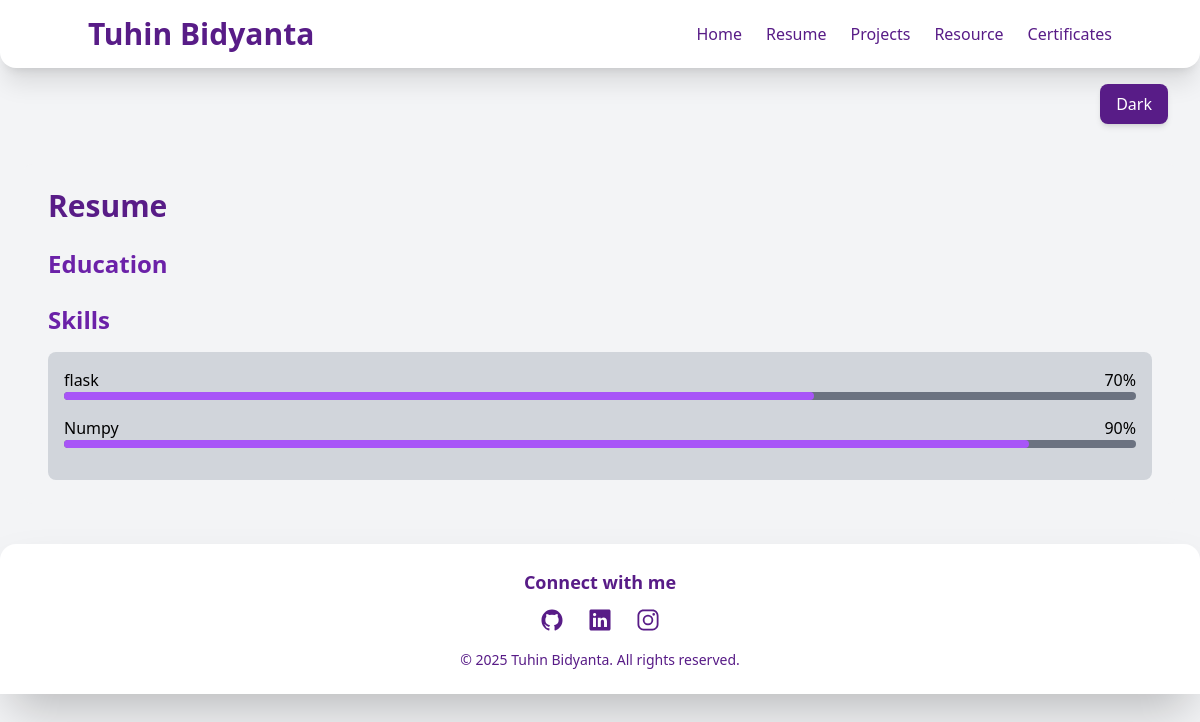
Before: /about with the older database file.
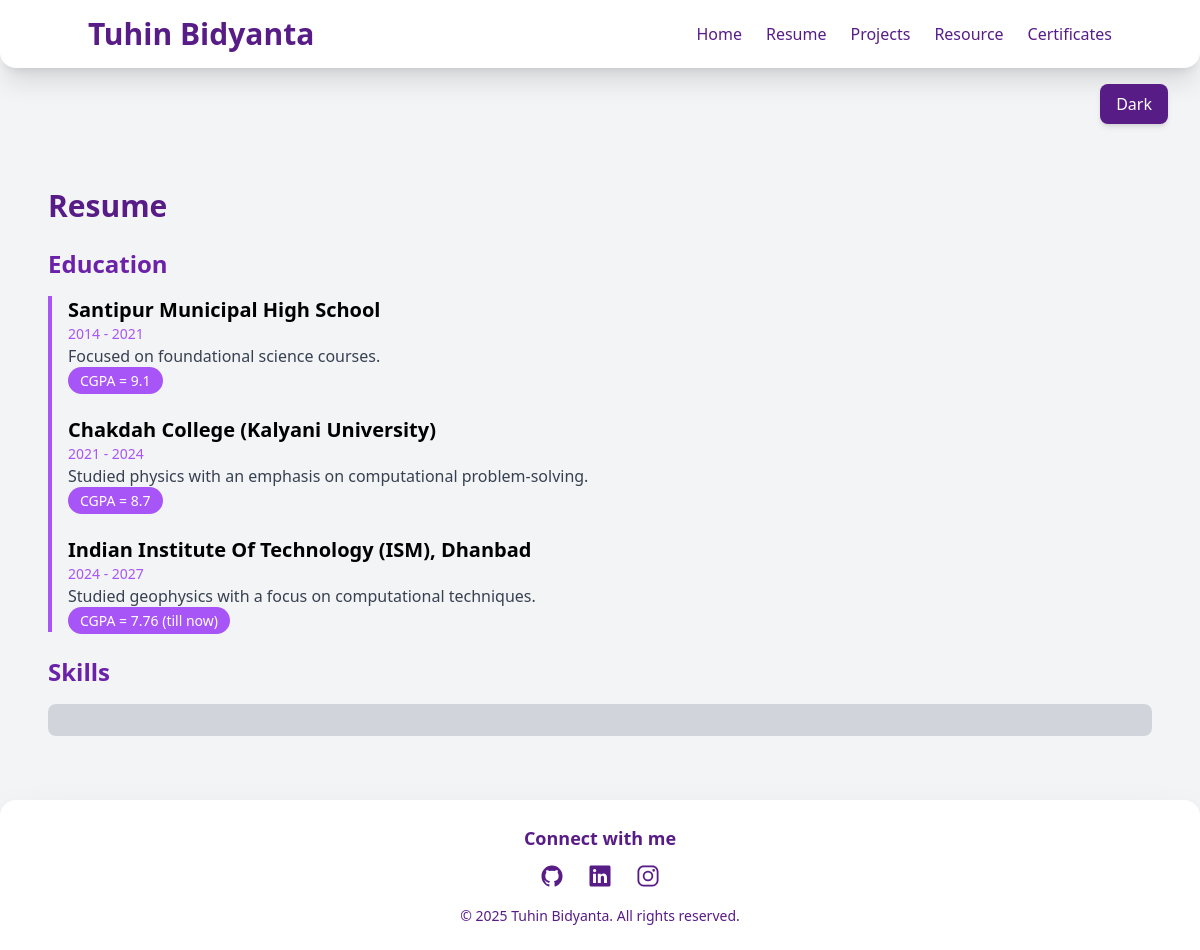
After: the same page with the newer database file.
### app.py (models this page shows)
class Skill(db.Model):
    id = db.Column(db.Integer, primary_key=True)
    title = db.Column(db.String(200), nullable=False)
    complete = db.Column(db.String(50), nullable=False)

class Study(db.Model):
    id = db.Column(db.Integer, primary_key=True)
    institute = db.Column(db.String(200),nullable = False)
    time = db.Column(db.String(50),nullable = False)
    desc = db.Column(db.String(200),nullable = False)
    cgpa = db.Column(db.String(20),nullable = False)

### app.py (the view)
@app.route('/about')
def about():
    study = Study.query.all()
    skill = Skill.query.all()
    return render_template('about.html',skill= skill,study = study)

### templates/about.html
{% extends 'base.html' %}
{% block about %}
<div class="max-w-6xl mx-auto p-6 bg-gray-100 dark:bg-gray-900  rounded-lg mt-10">
    <div class="flex justify-between items-center">
        <h1 class="text-3xl font-bold text-purple-900 dark:text-purple-300">Resume</h1>
    </div>
    <div class="mt-6">
        <h2 class="text-2xl font-semibold text-purple-800 dark:text-purple-400">Education</h2>
        <div class="mt-4 border-l-4 border-purple-500 pl-4">
            {% for i in study%}
            <div class="mb-6">
                <h3 class="text-xl font-semibold">{{i.institute}}</h3>
                <p class="text-sm text-purple-500">{{i.time}}</p>
                <p class="text-gray-700 dark:text-gray-300">{{i.desc}}</p>
                <span class="mt-2 px-3 py-1 bg-purple-500 text-white rounded-full text-sm">CGPA = {{i.cgpa}}</span>
            </div>
            {% endfor %}
        </div>
    </div>
    <div class="mt-6">
        <h2 class="text-2xl font-semibold text-purple-800 dark:text-purple-400">Skills</h2>
        <div class="mt-4 bg-gray-300 dark:bg-purple-900 p-4 rounded-lg">
            {% for skill in skill%}
            <div class="mb-4">
                <p>{{skill.title}} <span class="float-right">{{skill.complete}}%</span></p>
                <div class="w-full bg-gray-500 rounded-full h-2">
                    <div class="bg-purple-500 h-2 rounded-full" style="width: {{skill.complete}}%;"></div>
                </div>
            </div>
            {% endfor %}
        </div>
    </div>
</div>
{% endblock %}

### templates/base.html (shortened to what this page needs)
<!DOCTYPE html>
<html lang="en">
<head>
    <link rel="stylesheet" href="../static/css/typing.css">
    <script src="https://cdn.tailwindcss.com"></script>
</head>
<body>
    {% include 'navbar.html' %}
    <div class ="flex justify-end pr-8 pt-4">
    <button onclick="toggleTheme()" id = 'but' class="px-4 py-2 bg-purple-900 text-white rounded-lg shadow-md hover:bg-purple-700">
        Dark
    </button>
    </div>
    {% block about %}
    {% endblock %}
    {% include 'footer.html' %}
</body>
</html>

### templates/navbar.html (shortened to what this page needs)
<body class="bg-gray-100 dark:bg-gray-900 dark:text-white">
    <nav class="bg-white dark:bg-gray-800 p-4 shadow-xl rounded-b-2xl">
        <div class="container mx-auto flex justify-between items-center">
            <span class="text-3xl font-bold text-purple-900 dark:text-purple-300">Tuhin Bidyanta</span>
            <ul id="menu" class="hidden md:flex space-x-6 text-purple-900 dark:text-purple-300">
                <li><a href="/" class="hover:text-gray-500 dark:hover:text-gray-400">Home</a></li>
                <li><a href="/about" class="hover:text-gray-500 dark:hover:text-gray-400">Resume</a></li>
                <li><a href="/project" class="hover:text-gray-500 dark:hover:text-gray-400">Projects</a></li>
                <li><a href="/resource" class="hover:text-gray-500 dark:hover:text-gray-400">Resource</a></li>
                <li><a href="/certificate" class="hover:text-gray-500 dark:hover:text-gray-400">Certificates</a></li>
            </ul>
        </div>
    </nav>
</body>

### templates/footer.html
<footer  class="bg-white sticky buttom-0 dark:bg-gray-900 text-purple-900 dark:text-purple-300 py-6 mt-10 shadow-2xl rounded-t-2xl">
    <div class="container mx-auto flex flex-col items-center">
        <p class="text-lg font-semibold">Connect with me</p>
        <div class="flex space-x-6 mt-3">
            <a href="https://github.com/tuhinbidyanta" target="_blank">
                <ion-icon name="logo-github" class="text-2xl hover:text-purple-500"></ion-icon>
            </a>
            <a href="https://www.linkedin.com/in/tuhin-bidyanta-8a3a01266/" target="_blank">
                <ion-icon name="logo-linkedin" class="text-2xl hover:text-purple-500"></ion-icon>
            </a>
            <a href="https://www.instagram.com/tuhinbidyanta/?hl=en" target="_blank">
                <ion-icon name="logo-instagram" class="text-2xl hover:text-purple-500"></ion-icon>
            </a>
        </div>
        <p class="text-sm mt-3">© 2025 Tuhin Bidyanta. All rights reserved.</p>
    </div>
</footer>

Changed rows visible on the page:
removed Skill: title "flask", complete "70"
removed Skill: title "Numpy", complete "90"
added Study: institute "Santipur Municipal High School", time "2014 - 2021", desc "Focused on foundational science courses.", cgpa "9.1"
added Study: institute "Chakdah College (Kalyani University)", time "2021 - 2024", desc "Studied physics with an emphasis on computational problem-solving.", cgpa "8.7"
added Study: institute "Indian Institute Of Technology (ISM), Dhanbad", time "2024 - 2027", desc "Studied geophysics with a focus on computational techniques.", cgpa "7.76 (till now)"
